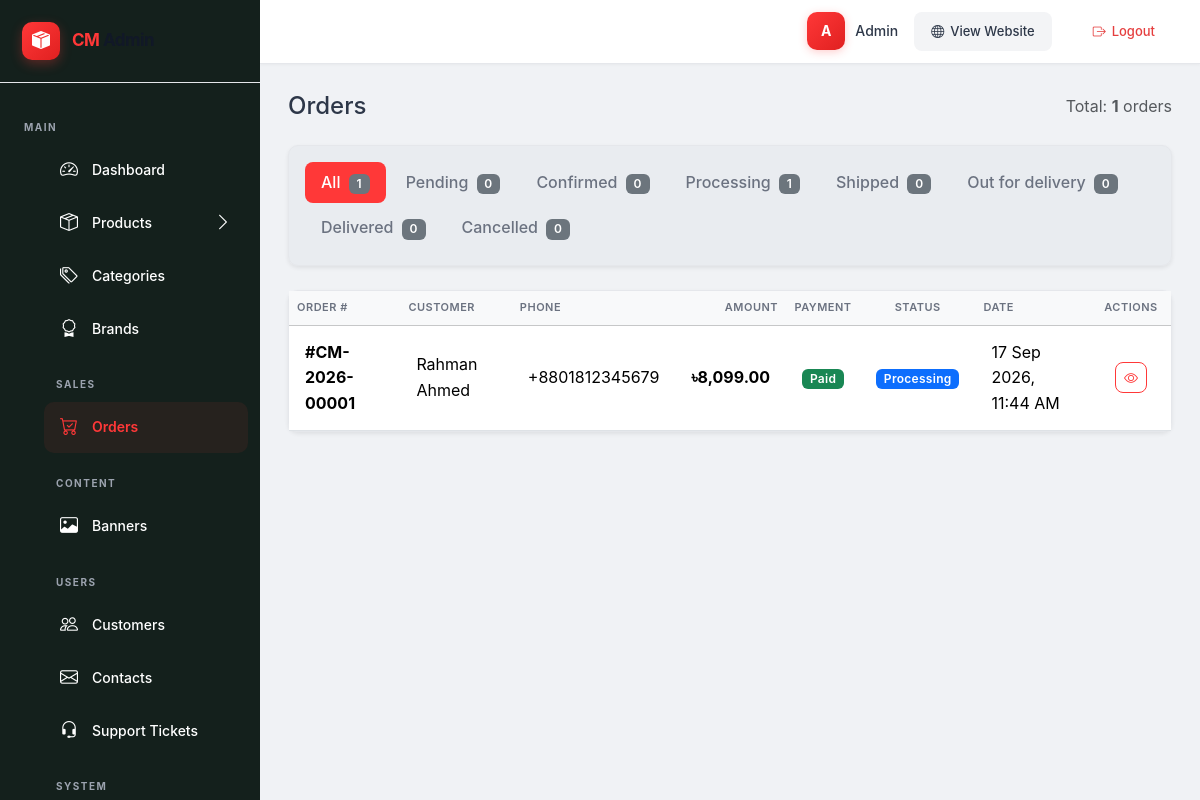
/public/admin/orders (signed in), run on the app's committed database.
### tables this page shows
CREATE TABLE `orders` (
  `id`              BIGINT UNSIGNED NOT NULL AUTO_INCREMENT,
  `order_number`    VARCHAR(20)     NOT NULL,
  `user_id`         BIGINT UNSIGNED DEFAULT NULL,
  `customer_name`   VARCHAR(150)    NOT NULL,
  `customer_phone`  VARCHAR(20)     NOT NULL,
  `customer_email`  VARCHAR(150)    DEFAULT NULL,
  `shipping_address` TEXT           NOT NULL,
  `total_amount`    DECIMAL(10,2)   NOT NULL,
  `shipping_cost`   DECIMAL(10,2)   NOT NULL DEFAULT 0.00,
  `payment_method`  VARCHAR(50)     NOT NULL,
  `payment_status`  ENUM('pending','paid','failed','refunded') NOT NULL DEFAULT 'pending',
  `transaction_id`  VARCHAR(100)    DEFAULT NULL,
  `order_status`    ENUM('pending','processing','completed','cancelled') NOT NULL DEFAULT 'pending',
  `created_at`      DATETIME        NOT NULL DEFAULT CURRENT_TIMESTAMP,
  `updated_at`      DATETIME        NOT NULL DEFAULT CURRENT_TIMESTAMP ON UPDATE CURRENT_TIMESTAMP,
  PRIMARY KEY (`id`),
  UNIQUE KEY `uk_orders_number` (`order_number`),
  UNIQUE KEY `uk_orders_transaction` (`transaction_id`),
  INDEX `idx_orders_user` (`user_id`),
  INDEX `idx_orders_customer_phone` (`customer_phone`),
  INDEX `idx_orders_status` (`order_status`),
  INDEX `idx_orders_payment_status` (`payment_status`),
  INDEX `idx_orders_created` (`created_at`),
  CONSTRAINT `fk_orders_user`
    FOREIGN KEY (`user_id`) REFERENCES `users` (`id`)
    ON DELETE SET NULL ON UPDATE CASCADE
);

### app/Controllers/admin/OrderController.php (called while the page is built, shortened)
<?php
class OrderController
{
    private Order $orderModel;
    public function __construct()
    {
        $this->orderModel = new Order();
    }
    public function index(): void
    {
        try {
            $page = (int) ($_GET['page'] ?? 1);
            $status = Sanitizer::clean($_GET['status'] ?? '');
            $search = Sanitizer::clean($_GET['search'] ?? '');
            $result = $this->orderModel->getAllAdmin($page, 20, $status, $search);
            require APP_ROOT . '/views/admin/admin_header.php';
            require APP_ROOT . '/views/admin/orders/index.php';
            require APP_ROOT . '/views/admin/admin_footer.php';
        } catch (\Throwable $e) {
            error_log("Order list error: " . $e->getMessage());
            Session::flash('error', 'Failed to load orders');
            Response::redirect(APP_URL . '/admin');
        }
    }
}

### app/Models/Order.php (called while the page is built, shortened)
<?php
class Order
{
    private Database $db;
    private string $table = 'orders';
    public function __construct()
    {
        $this->db = Database::getInstance();
    }
    public static function getStatusInfo(string $status): array
    {
        return self::STATUSES[$status] ?? ['label' => ucfirst($status), 'color' => 'bg-secondary', 'icon' => 'bi-circle'];
    }
    public function getAllAdmin(int $page = 1, int $perPage = 20, string $status = '', string $search = ''): array
    {
        $where = ['1=1'];
        $params = [];
        $whereClause = implode(' AND ', $where);
        $offset = ($page - 1) * $perPage;
        $total = $this->db->fetch("SELECT COUNT(*) as cnt FROM {$this->table} o WHERE {$whereClause}", $params)['cnt'];
        $sql = "SELECT o.* FROM {$this->table} o
                WHERE {$whereClause}
                ORDER BY o.created_at DESC
                LIMIT {$perPage} OFFSET {$offset}";
        return [
            'orders'      => $this->db->fetchAll($sql, $params),
            'total'       => (int) $total,
            'page'        => $page,
            'total_pages' => (int) ceil($total / $perPage),
        ];
    }
}

### config/autoload.php (called while the page is built, shortened)
<?php
spl_autoload_register(function (string $class): void {
    $prefixes = [
        'App\\Controllers\\' => APP_ROOT . '/app/Controllers/',
        'App\\Models\\'      => APP_ROOT . '/app/Models/',
        'App\\Helpers\\'     => APP_ROOT . '/app/Helpers/',
    ];
    foreach ($prefixes as $prefix => $baseDir) {
        if (strncmp($class, $prefix, strlen($prefix)) === 0) {
            $relativeClass = substr($class, strlen($prefix));
            $file = $baseDir . str_replace('\\', '/', $relativeClass) . '.php';
            if (file_exists($file)) {
                return;
            }
        }
    }
});

### app/Helpers/Database.php (called while the page is built, shortened)
<?php
class Database
{
    private static ?Database $instance = null;
    private \PDO $pdo;
    private function __construct()
    {
        $dsn = 'mysql:host=' . DB_HOST . ';dbname=' . DB_NAME . ';charset=' . DB_CHARSET;
        $options = [
            \PDO::ATTR_ERRMODE            => \PDO::ERRMODE_EXCEPTION,
            \PDO::ATTR_DEFAULT_FETCH_MODE => \PDO::FETCH_ASSOC,
            \PDO::ATTR_EMULATE_PREPARES   => false,
            \PDO::MYSQL_ATTR_FOUND_ROWS   => true,
        ];
        $this->pdo = new \PDO($dsn, DB_USER, DB_PASS, $options);
    }
    public static function getInstance(): self
    {
        if (self::$instance === null) {
            self::$instance = new self();
        }
        return self::$instance;
    }
    public function query(string $sql, array $params = []): \PDOStatement
    {
        $stmt = $this->pdo->prepare($sql);
        $stmt->execute($params);
        return $stmt;
    }
    public function fetch(string $sql, array $params = []): ?array
    {
        return $this->query($sql, $params)->fetch() ?: null;
    }
    public function fetchAll(string $sql, array $params = []): array
    {
        return $this->query($sql, $params)->fetchAll();
    }
}

### app/Helpers/Sanitizer.php (called while the page is built, shortened)
<?php
class Sanitizer
{
    public static function clean(mixed $input): string
    {
        if ($input === null || $input === '') return '';
        return htmlspecialchars(trim((string) $input), ENT_QUOTES, 'UTF-8');
    }
}

### views/admin/orders/index.php (the view, shortened to what this page needs)
<?php
$mainStatuses = [
    'pending'   => 'pending',
    'confirmed' => 'confirmed',
    'processing'=> 'processing',
    'shipped'   => 'shipped',
    'out_for_delivery' => 'out_for_delivery',
    'delivered' => 'delivered',
    'cancelled' => 'cancelled',
];
?>
<div class="d-flex justify-content-between align-items-center mb-4">
    <h4 class="mb-0">Orders</h4>
    <div class="text-muted">
        Total: <strong><?= $total ?? 0 ?></strong> orders
    </div>
</div>
<div class="card shadow-sm mb-4">
    <div class="card-body">
        <ul class="nav nav-pills flex-wrap" style="gap:4px;">
            <li class="nav-item">
                <a class="nav-link <?= empty($status) ? 'active' : '' ?>" href="<?= ADMIN_URL ?>orders">
                    All <span class="badge bg-secondary ms-1"><?= $total ?? 0 ?></span>
                </a>
            </li>
            <?php foreach ($mainStatuses as $label => $key):
                $count = $statusCounts[$key] ?? 0;
            ?>
                <li class="nav-item">
                    <a class="nav-link <?= ($status ?? '') === $key ? 'active' : '' ?>" href="<?= ADMIN_URL ?>orders?status=<?= $key ?>">
                        <?= ucfirst(str_replace('_', ' ', $label)) ?> <span class="badge bg-secondary ms-1"><?= $count ?></span>
                    </a>
                </li>
            <?php endforeach; ?>
        </ul>
    </div>
</div>
<div class="card shadow-sm">
    <div class="card-body p-0">
        <?php if (empty($orders)): ?>
            <div class="text-center py-5">
                <i class="bi bi-cart fa-3x text-muted mb-3"></i>
                <h5 class="text-muted">No orders found</h5>
                <p class="text-muted">There are no orders matching your criteria.</p>
            </div>
        <?php else: ?>
            <div class="table-responsive">
                <table class="table table-hover align-middle mb-0">
                    <thead class="table-light">
                        <tr>
                            <th>Order #</th>
                            <th>Customer</th>
                            <th>Phone</th>
                            <th class="text-end">Amount</th>
                            <th class="text-center">Payment</th>
                            <th class="text-center">Status</th>
                            <th>Date</th>
                            <th class="text-center" style="width: 80px;">Actions</th>
                        </tr>
                    </thead>
                    <tbody>
                        <?php foreach ($orders as $order):
                            $statusInfo = Order::getStatusInfo($order['order_status']);
                        ?>
                            <tr>
                                <td>
                                    <strong>#<?= Sanitizer::clean($order['order_number']) ?></strong>
                                </td>
                                <td><?= Sanitizer::clean($order['customer_name']) ?></td>
                                <td><?= Sanitizer::clean($order['customer_phone']) ?></td>
                                <td class="text-end fw-bold">৳<?= number_format($order['total_amount'], 2) ?></td>
                                <td class="text-center">
                                    <?php if (($order['payment_status'] ?? '') === 'paid'): ?>
                                        <span class="badge bg-success">Paid</span>
                                    <?php elseif (($order['payment_status'] ?? '') === 'failed'): ?>
                                        <span class="badge bg-danger">Failed</span>
                                    <?php else: ?>
                                        <span class="badge bg-warning text-dark">Pending</span>
                                    <?php endif; ?>
                                </td>
                                <td class="text-center">
                                    <span class="badge <?= $statusInfo['color'] ?>"><?= Sanitizer::clean($statusInfo['label']) ?></span>
                                </td>
                                <td><?= date('d M Y, h:i A', strtotime($order['created_at'])) ?></td>
                                <td class="text-center">
                                    <a href="<?= ADMIN_URL ?>orders/view/<?= (int)$order['id'] ?>" class="btn btn-sm btn-outline-primary" title="View Details">
                                        <i class="bi bi-eye"></i>
                                    </a>
                                </td>
                            </tr>
                        <?php endforeach; ?>
                    </tbody>
                </table>
            </div>
        <?php endif; ?>
    </div>
</div>

### public/assets/css/admin.css (style rules this page uses)
:root { --admin-primary: #ff3838; --admin-primary-dark: #e02020; --admin-dark: #0f1117; --admin-gray-100: #f8f9fa; --admin-gray-200: #e9ecef; --admin-gray-500: #6c757d; --admin-radius: 10px; --admin-shadow: 0 2px 12px rgba(0, 0, 0, 0.06); --admin-transition: 0.25s cubic-bezier(0.4, 0, 0.2, 1); }
body { font-family: 'Inter', -apple-system, BlinkMacSystemFont, 'Segoe UI', sans-serif; background: #f0f2f5; color: #2d3748; line-height: 1.6; }
.card { border: 1px solid #e5e7eb; border-radius: var(--admin-radius); transition: box-shadow var(--admin-transition); background: #fff; }
.table th { border-top: none; color: #6b7280; text-transform: uppercase; font-size: 11px; font-weight: 600; letter-spacing: 0.5px; }
.table td { vertical-align: middle; padding: 14px 16px; }
.badge { font-weight: 600; letter-spacing: 0.3px; }
.btn { border-radius: 8px; font-weight: 500; transition: all 0.2s; }
.btn-outline-primary { border-color: var(--admin-primary); color: var(--admin-primary); }
.nav-pills .nav-link { border-radius: 8px; font-weight: 500; color: #6b7280; padding: 8px 16px; }
.nav-pills .nav-link.active { background: var(--admin-primary); }

### views/admin/admin_header.php (style rules this page uses)
:root { --admin-sidebar-width: 260px; --admin-sidebar-bg: #ffffff; --admin-sidebar-hover: #f3f4f6; --admin-sidebar-active: #ff3838; --admin-topbar-height: 64px; --admin-primary: #ff3838; --admin-primary-dark: #e02020; --admin-sidebar-gradient: linear-gradient(180deg, #ffffff 0%, #f8f9fa 100%); }
* { margin: 0; padding: 0; box-sizing: border-box; }
body { font-family: 'Inter', -apple-system, BlinkMacSystemFont, 'Segoe UI', sans-serif; background: #f0f2f5; overflow-x: hidden; }
.card { background: #05516008 !important; }

### data on the page
orders: order_number "CM-2026-00001", customer_name "Rahman Ahmed", customer_phone "+8801812345679", total_amount "8,099.00", payment_status "Paid", order_status "Processing", created_at "17 Sep 2026, 11:44 AM"

### other printed values
substr($adminName, 0, 1) "A"
$adminName "Admin"
$total "1"
str_replace('_', ' ', $label) "Pending"
$count "0"
str_replace('_', ' ', $label) "Confirmed"
str_replace('_', ' ', $label) "Processing"
$count "1"
str_replace('_', ' ', $label) "Shipped"
str_replace('_', ' ', $label) "Out for delivery"
str_replace('_', ' ', $label) "Delivered"
str_replace('_', ' ', $label) "Cancelled"
